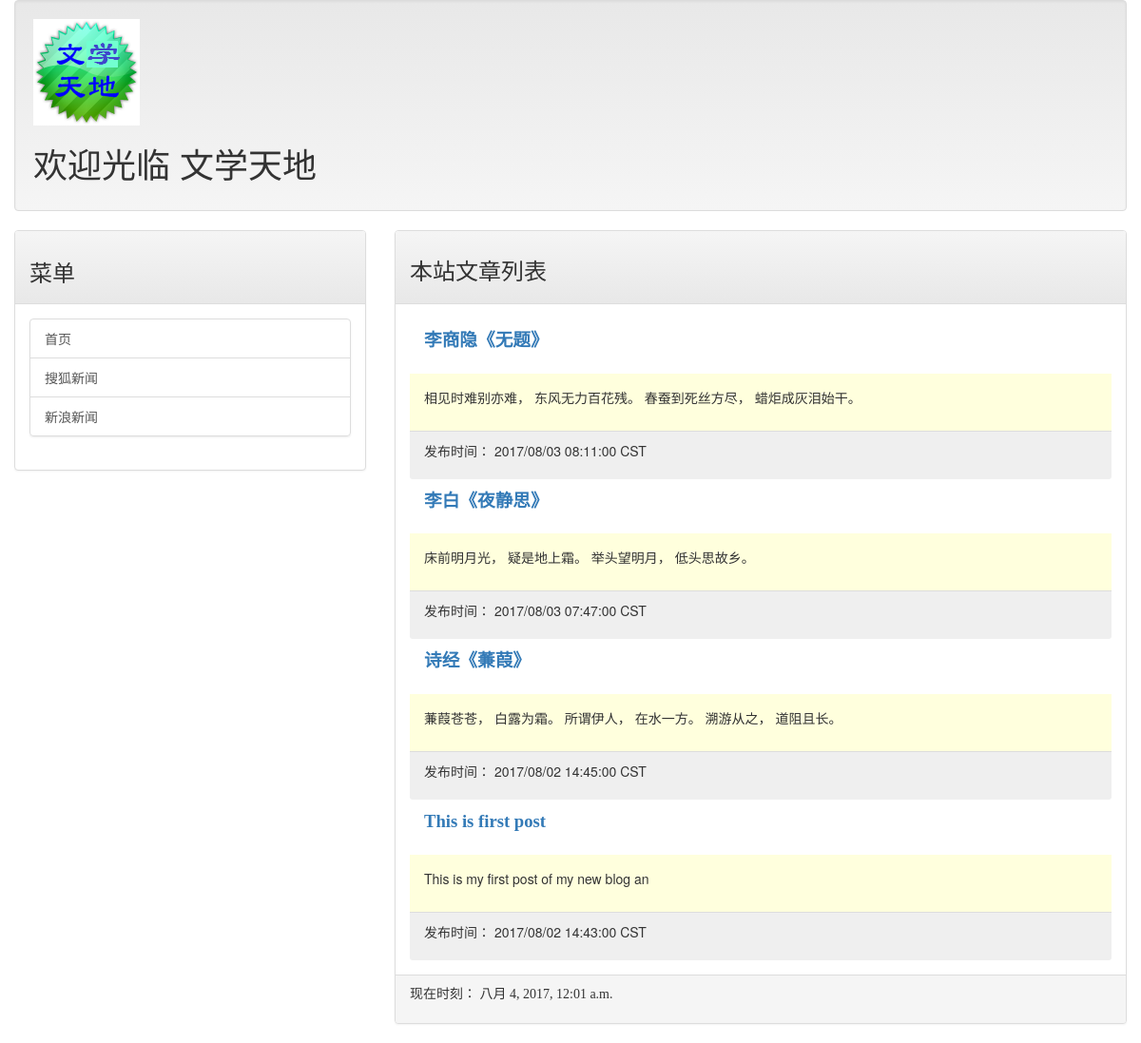
Before: / with the older database file.
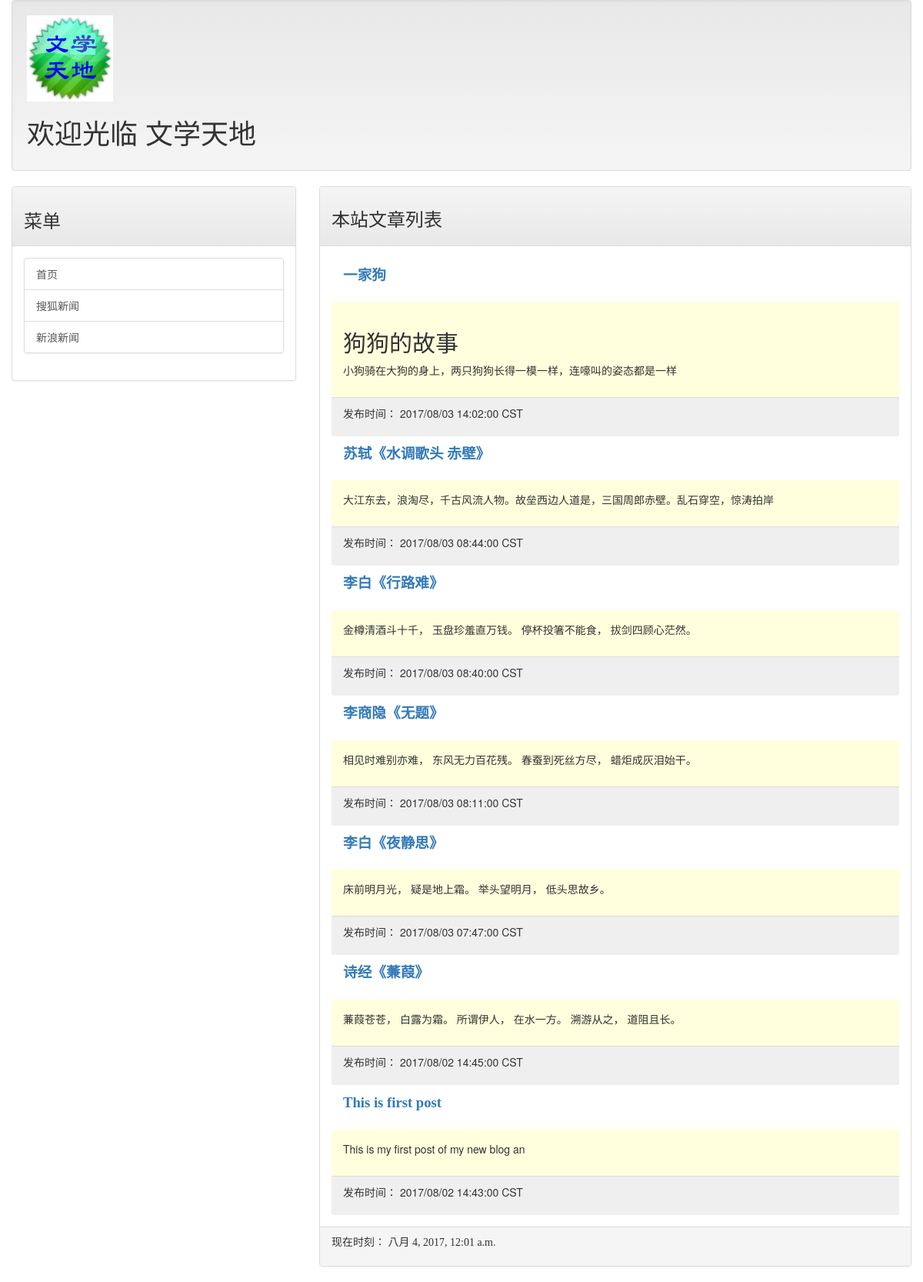
After: the same page with the newer database file.
### mainsite/models.py (models this page shows, shortened)
class Post(models.Model):
	title = models.CharField(max_length=200)
	slug = models.CharField(max_length=200)
	body = models.TextField()
	pub_date = models.DateTimeField(default=timezone.now)
	class Meta:
		ordering = ('-pub_date',)

### mainsite/views.py (the view)
# urls.py: url(r'^$', homepage),
def homepage(request):
	template = get_template('index.html')
	posts = Post.objects.all()
	now = datetime.now()
	html = template.render(locals())
	return HttpResponse(html)

### templates/index.html (shortened to what this page needs)
{% extends 'base.html' %}
{% load markdown_deux_tags %}
{% block headmessage %} <h3 style="font-family: 楷体;">本站文章列表</h3> {% endblock %}
{% block content %}
    {% for post in posts %}
        <div class="panel-heading">
            <p style="font-family: 微软雅黑; font-size: 14pt; font-weight: bold;">
        	    <a href="/post/{{ post.slug }}">{{ post.title }}</a>
            </p>
        </div>
        <div class="panel-body" style="background-color: #ffffdd">
            {{ post.body | truncatechars:40 | markdown }}
        </div>
        <div class="panel-footer" style="background-color: #efefef">
        	<p>
        		发布时间： {{ post.pub_date | date:"Y/m/d H:i:s T" }}
        	</p>
        </div>
    {% endfor %}
{% endblock %}

### templates/base.html (shortened to what this page needs)
<!DOCTYPE html>
<html>
<head>
<link rel="stylesheet" href="https://maxcdn.bootstrapcdn.com/bootstrap/3.3.7/css/bootstrap.min.css">
<link rel="stylesheet" href="https://maxcdn.bootstrapcdn.com/bootstrap/3.3.7/css/bootstrap-theme.min.css">
</head>
<body>
    <div class="container-fluid">
	    {% include 'header.html' %}
	    <div class="row">
	        <div class="col-sm-4 col-md-4">
	        	<div class="panel panel-default">
	        		<div class="panel-heading">
	        			<h3>
	        				菜单
	        			</h3>
	        		</div>
	        		<div class="panel-body">
	        			<div class="list-group">
	        			    <a href="/" class="list-group-item">首页</a>
	        				<a href="http://news.sohu.com" target="_blank" class="list-group-item">搜狐新闻</a>
	        				<a href="http://news.sina.com.cn" target="_blank" class="list-group-item">新浪新闻</a>
	        			</div>
	        		</div>
	        	</div>
	        </div>
	        <div class="col-sm-8 col-md-8">
	        	<div class="panel panel-default">
	        		<div class="panel-heading">
	        			{% block headmessage %} {% endblock %}
	        		</div>
	        		<div class="panel-body">
	        			{% block content %} {% endblock %}
	        		</div>
	        		<div class="panel-footer">
	        			{% include 'footer.html' %}
	        		</div>
	        	</div>
	        </div>
	    </div>
    </div>
</body>
</html>

### templates/header.html
{% load staticfiles %}
<div class="well">
<img src="{% static 'images/logo.png' %}"><h1 style="font-style: 微软雅黑;">欢迎光临 文学天地</h1>
</div>

### templates/footer.html
{% if now %}
    <p style="font-family: 微软雅黑;">现在时刻： {{ now }}</p>
{% else %}
    <p style="font-family: 微软雅黑;">本文取自网络，如有侵权，请通知下架</p>
{% endif %}

Changed rows visible on the page:
added Post: title "一家狗", body "狗狗的故事 小狗骑在大狗的身上，两只狗狗长得一模一样，连嚎叫的姿态都是一样", pub_date "2017/08/03 14:02:00 CST"
added Post: title "苏轼《水调歌头 赤壁》", body "大江东去，浪淘尽，千古风流人物。故垒西边人道是，三国周郎赤壁。乱石穿空，惊涛拍岸", pub_date "2017/08/03 08:44:00 CST"
added Post: title "李白《行路难》", body "金樽清酒斗十千， 玉盘珍羞直万钱。 停杯投箸不能食， 拔剑四顾心茫然。", pub_date "2017/08/03 08:40:00 CST"
